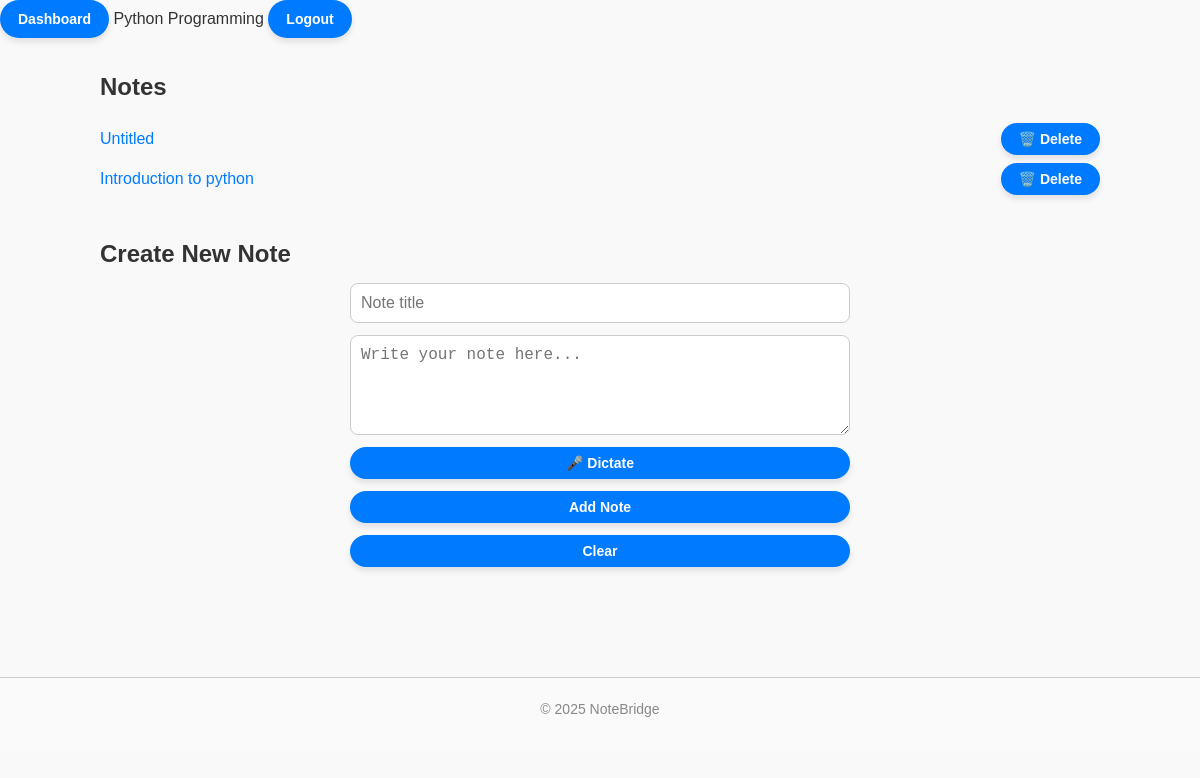
The app's page /notebook/2 (signed in), older data.
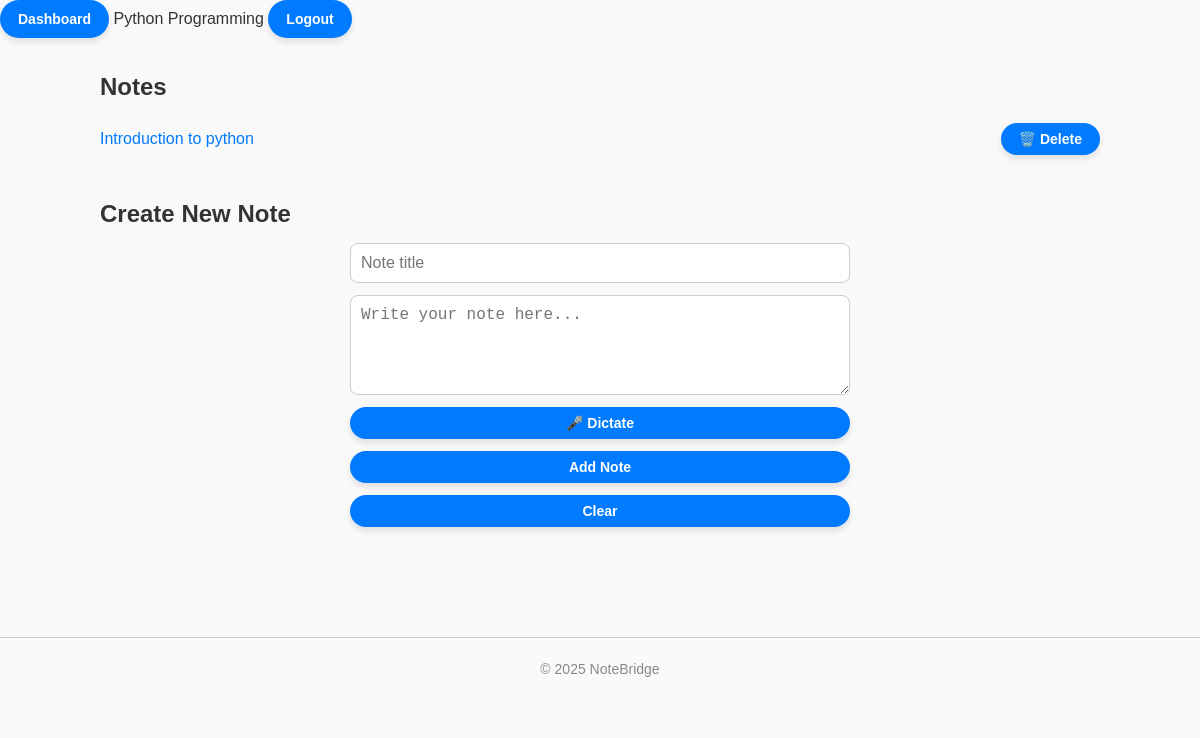
The same page, newer data.
### tables this page shows
CREATE TABLE notes (
        id INTEGER PRIMARY KEY AUTOINCREMENT,
        notebook_id INTEGER NOT NULL,
        title TEXT,
        content TEXT,
        created_by INTEGER,
        created_at TEXT NOT NULL,
        updated_at TEXT,
        FOREIGN KEY(notebook_id) REFERENCES notebooks(id) ON DELETE CASCADE,
        FOREIGN KEY(created_by) REFERENCES users(id) ON DELETE SET NULL
    );

### notebooks.py (the view)
@notebook_bp.route('/notebook/<int:notebook_id>')
@login_required
def view_notebook(notebook_id):
    db = get_db()
    nb = db.execute('SELECT * FROM notebooks WHERE id=?', (notebook_id,)).fetchone()
    if not nb:
        return "Notebook not found", 404
    notes = db.execute(
        'SELECT * FROM notes WHERE notebook_id=? ORDER BY updated_at DESC, created_at DESC',
        (notebook_id,)
    ).fetchall()
    return render_template('notebook.html', notebook=nb, notes=notes)

### auth.py (called while the page is built)
def current_user():
    uid = session.get('user_id')
    if not uid:
        return None
    db = get_db()
    return db.execute('SELECT id, username, full_name FROM users WHERE id=?', (uid,)).fetchone()

def login_required(f):
    @wraps(f)
    def wrapped(*args, **kwargs):
        if not current_user():
            return redirect(url_for('auth.login'))
        return f(*args, **kwargs)
    return wrapped

### database.py (called while the page is built)
def get_db():
    db = getattr(g, '_database', None)
    if db is None:
        db = g._database = sqlite3.connect(DATABASE)
        db.row_factory = sqlite3.Row
    return db

def close_connection(exception=None):
    db = getattr(g, '_database', None)
    if db is not None:
        db.close()

### templates/notebook.html (shortened to what this page needs)
<!DOCTYPE html>
<html lang="en">
<head>
  <link rel="stylesheet" href="{{ url_for('static', filename='style.css') }}">
</head>
<body>
  <nav class="navbar">
    <a href="{{ url_for('dashboard.dashboard') }}" class="btn">Dashboard</a>
    <span class="navbar-title">{{ notebook['title'] }}</span>
    <a href="{{ url_for('auth.logout') }}" class="btn">Logout</a>
  </nav>
  <main>
    <section>
      <h2>Notes</h2>
      <ul id="notes-list">
        {% for n in notes %}
        <li id="note-{{ n['id'] }}">
          <a href="{{ url_for('notebook.view_note', note_id=n['id']) }}">{{ n['title'] }}</a>
          <button class="btn delete-note" data-id="{{ n['id'] }}">🗑️ Delete</button>
        </li>
        {% else %}
        <li id="no-notes">No notes in this notebook.</li>
        {% endfor %}
      </ul>
    </section>
    <section>
      <h2>Create New Note</h2>
      <form id="note-form">
        <input type="text" name="title" id="note-title" placeholder="Note title">
        <textarea name="content" id="note-content" placeholder="Write your note here..."></textarea>
        <button type="button" id="dictate-btn" class="btn">🎤 Dictate</button>
        <button type="submit" class="btn">Add Note</button>
        <button type="button" id="clear-btn" class="btn">Clear</button>
      </form>
    </section>
  </main>
  <footer>
    <p>&copy; {{ current_year or 2025 }} NoteBridge</p>
  </footer>
</body>
</html>

Row changes from the older to the newer data that the page shows:
removed notes: title "Untitled"
